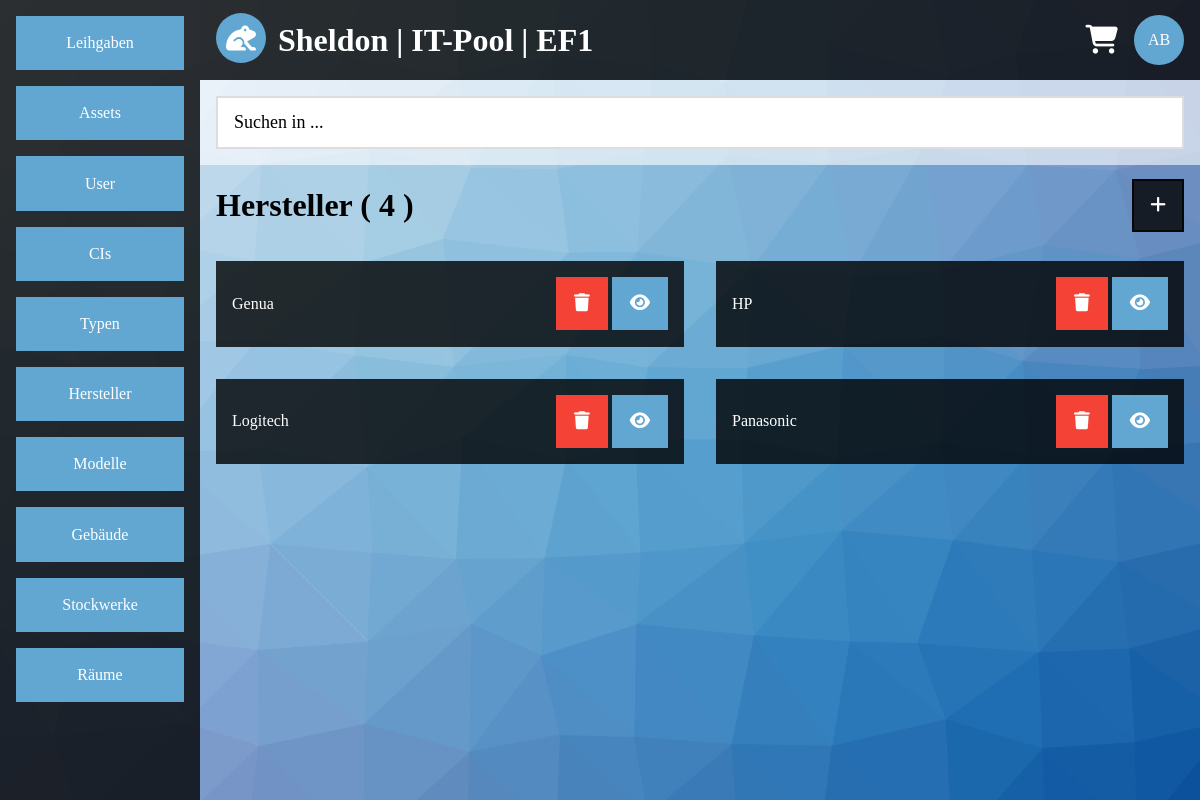
/list.php?category=vendor&site=0&amount=5 (signed in), run on the app's committed database.
### tables this page shows
CREATE TABLE IF NOT EXISTS `vendor` (
  `vendor_id` int(11) NOT NULL AUTO_INCREMENT,
  `vendor_name` varchar(200) NOT NULL,
  PRIMARY KEY (`vendor_id`),
  UNIQUE KEY `vendor_name` (`vendor_name`)
);

### list.php (the view, shortened to what this page needs)
<?php
require($_SERVER['DOCUMENT_ROOT'].'/include/config.inc.php');
$output = '';
$sql = mysqli_connect($app_sqlhost,$app_sqluser,$app_sqlpasswd,$app_sqldb);
if(!$sql)
{
	$output .= '<div class="container">';
	$output .= '<div class="content-center container white-alpha">';
	$output .= '<h1>Error</h1>';
	$output .= '<div class="panel black-alpha">';
	$output .= '<p>Es konnte keine Datenbankverbindung hergestellt werden.</p>';
	$output .= '</div>';
	$output .= '</div>';
	$output .= '</div>';
}
else
{
	$sql->query('SET NAMES UTF8');
	if(!empty($_GET))
	{
		if(empty($_GET['category']) || $_GET['site'] == "" || empty($_GET['amount']))
		{
			$output .= '<div class="container">';
			$output .= '<div class="content-center container white-alpha">';
			$output .= '<h1>Error</h1>';
			$output .= '<div class="panel black-alpha">';
			$output .= '<p>Es wurden nicht alle Daten gesendet.</p>';
			$output .= '</div>';
			$output .= '</div>';
			$output .= '</div>';
		}
		else
		{
			if(preg_match('/[^a-z]/',$_GET['category']) == 0)
			{
				$allowed_category = array('lend','asset','user','vendor','model','type','building','floor','room','ci');
				if(in_array($_GET['category'],$allowed_category))
				{
					if(preg_match('/[^0-9]/',$_GET['site']) == 0)
					{
						if(preg_match('/[^0-9]/',$_GET['amount']) == 0)
						{
							$allowed_amount = array(5,10,15);
							if(in_array($_GET['amount'],$allowed_amount))
							{
								$category_german = array('Leihgaben','Assets','User','Hersteller','Modelle','Typen','Geb&auml;ude','Stockwerke','R&auml;ume','CIs');
								$array_key = array_search($_GET['category'],$allowed_category);
								$archived_input = '';
								if($_GET['category'] == $allowed_category[0])
								{
									if($_GET['archived'] == "")
									{
										header('location:http://'.$_SERVER['HTTP_HOST'].'/list.php?category=lend&site=0&amount=5&archived=0');
										exit;
									}
									else
									{
										if(preg_match('/[^0-9]/',$_GET['archived']) == 0)
										{
											$allowed_archived = array(0,1);
											if(in_array($_GET['archived'],$allowed_archived))
											{
												$archived_input .= '<input type="hidden" name="archived" value="'.$_GET['archived'].'"/>';
												$query = sprintf("
												SELECT lend_id
												FROM lend
												WHERE lend_archived = '%s';",
												$sql->real_escape_string($_GET['archived']));
												$result = $sql->query($query);
												$amount_gs = mysqli_num_rows($result);
												if($amount_gs > 0)
												{
													if($_GET['site']*$_GET['amount'] >= $amount_gs)
													{
														$_GET['site'] = 0;
													}
													$i = 0;
													$output .= '<div class="container">';
													$output .= '<table class="block"><tr>';
													if($_GET['archived'] == $allowed_archived[0])
													{
														$output .= '<td class="col-l6"><h1>aktive '.$category_german[$array_key].' ( '.$amount_gs.' )</h1></td>';
														$output .= '<td class="col-l6 text-right"><a class="btn-default border border-black-alpha black-alpha hover-white-alpha hover-text-black-alpha" href="list.php?category='.$_GET['category'].'&site=0&amount=5&archived=1"><i class="fa-solid fa-file-zipper"></i></a></td>';
													}
													else if($_GET['archived'] == $allowed_archived[1])
													{
														$output .= '<td class="col-l6"><h1>archivierte '.$category_german[$array_key].' ( '.$amount_gs.' )</h1></td>';
														$output .= '<td class="col-l6 text-right"><a class="btn-default border border-black-alpha black-alpha hover-white-alpha hover-text-black-alpha" href="list.php?category='.$_GET['category'].'&site=0&amount=5&archived=0"><i class="fas fa-clock"></i></a></td>';
													}
													$output .= '</tr></table>';
													$output .= '</div>';
													$output .= '<ul class="flex block">';
													$query = sprintf("
													SELECT lend_id,user_name,user_vname,lend_user_id,lend_start
													FROM lend
													INNER JOIN user ON user_id = lend_user_id
													WHERE lend_archived = '%s'
													LIMIT %s,%s;",
													$sql->real_escape_string($_GET['archived']),
													$sql->real_escape_string($_GET['site']*$_GET['amount']),
													$sql->real_escape_string($_GET['amount']));
													$result = $sql->query($query);
													while($row = $result->fetch_array(MYSQLI_ASSOC))
													{
														$lend_start = date('d.m.Y',strtotime($row['lend_start']));
														if($i == 2)
														{
															$output .= '</ul>';
															$output .= '<ul class="flex block">';
															$i = 0;
														}
														$output .= '<li class="col-s12 col-m6 col-l6">';
														$output .= '<div class="text-center-medium text-center-small margin container display-container black-alpha">';
														$output .= '<p>'.$row['lend_user_id'].'</p>';
														$output .= '<p>'.$row['user_name'].', '.$row['user_vname'].'</p>';
														$output .= '<p>verliehen am '.$lend_start.'</p>';
														$output .= '<div class="container-large display-middle-right-large section-medium section-small">';
														$output .= '<a class="btn-default border border-light-blue light-blue hover-white hover-text-blue" href="view.php?category='.$_GET['category'].'&id='.$row['lend_id'].'"><i class="fas fa-eye"></i></a>';
														$output .= '</div>';
														$output .= '</div>';
														$output .= '</li>';
														$i++;
													}
													$output .= '</ul>';
												}
												else
												{
													$output .= '<div class="container">';
													$output .= '<div class="content-center container white-alpha">';
													$output .= '<h1>Info</h1>';
													$output .= '<div class="panel black-alpha">';
													$output .= '<p>Es wurden keine Eintr&auml;ge gefunden.</p>';
													$output .= '<p><a class="block btn-default border border-light-blue light-blue hover-white hover-text-blue" href="list.php?category='.$_GET['category'].'&site=0&amount=5&archived=0">aktive Leihgaben</a></p>';
													$output .= '<p><a class="block btn-default border border-light-blue light-blue hover-white hover-text-blue" href="list.php?category='.$_GET['category'].'&site=0&amount=5&archived=1">archivierte Leihgaben</a></p>';
													$output .= '</div>';
													$output .= '</div>';
													$output .= '</div>';
												}
											}
											else
											{
												header('location:http://'.$_SERVER['HTTP_HOST'].'/list.php?category=lend&site=0&amount=5&archived=0');
												exit;
											}
										}
										else
										{
											header('location:http://'.$_SERVER['HTTP_HOST'].'/list.php?category=lend&site=0&amount=5&archived=0');
											exit;
										}
									}
								}
								else
								{
									$query = sprintf("
									SELECT %s_id
									FROM %s;",
									$sql->real_escape_string($_GET['category']),
									$sql->real_escape_string($_GET['category']));
									$result = $sql->query($query);
									$amount_gs = mysqli_num_rows($result);
									if($amount_gs > 0)
									{
										$i = 0;
										$output .= '<div class="container">';
										$output .= '<table class="block"><tr>';
										$output .= '<td class="col-l6"><h1>'.$category_german[$array_key].' ( '.$amount_gs.' )</h1></td>';
										$output .= '<td class="col-l6"><div class="text-right"><a class="btn-default border border-black-alpha black-alpha hover-white-alpha hover-text-black-alpha" href="add.php?category='.$_GET['category'].'"><i class="fas fa-plus"></i></a></div></td>';
										$output .= '</tr></table>';
										$output .= '</div>';
										$output .= '<ul class="flex block">';
										if($_GET['category'] == $allowed_category[1])
										{
											$query = sprintf("
											SELECT asset_id,type_name,vendor_name,model_name,asset_serial,asset_locked
											FROM asset
											INNER JOIN type ON type_id = asset_type_id
											INNER JOIN vendor ON vendor_id = asset_vendor_id
											INNER JOIN model ON model_id = asset_model_id
											LIMIT %s,%s;",
											$sql->real_escape_string($_GET['site']*$_GET['amount']),
											$sql->real_escape_string($_GET['amount']));
											$result = $sql->query($query);
											while($row = $result->fetch_array(MYSQLI_ASSOC))
											{
												if($i == 2)
												{
													$output .= '</ul>';
													$output .= '<ul class="flex block">';
													$i = 0;
												}
												$output .= '<li class="col-s12 col-m6 col-l6">';
												$output .= '<div class="text-center-medium text-center-small margin container display-container black-alpha">';
												$output .= '<p>'.$row['type_name'].' / '.$row['vendor_name'].' / '.$row['model_name'].'</p>';
												$output .= '<p>'.$row['asset_serial'].'</p>';
												$output .= '<div class="container-large display-middle-right-large section-medium section-small">';
												$output .= '<a class="btn-default border border-red red hover-white hover-text-red" href="del.php?category='.$_GET['category'].'&id='.$row['asset_id'].'&returnto='.urlencode('http://'.$_SERVER['HTTP_HOST'].'/list.php?category='.$_GET['category'].'&site='.$_GET['site'].'&amount='.$_GET['amount']).'"><i class="fas fa-trash"></i></a> ';
												$output .= '<a class="btn-default border border-light-blue light-blue hover-white hover-text-blue" href="view.php?category='.$_GET['category'].'&id='.$row['asset_id'].'&tab=general"><i class="fas fa-eye"></i></a> ';
												if(!$row['asset_locked'])
												{
													$output .= '<a class="btn-default border border-light-blue light-blue hover-white hover-text-blue" href="cart.php?aktion=add&category='.$_GET['category'].'&id='.$row['asset_id'].'"><i class="fas fa-shopping-cart"></i> <i class="fas fa-plus"></i></a>';
												}
												$output .= '</div>';
												$output .= '</div>';
												$output .= '</li>';
												$i++;
											}
										}
										else
										{
											$query = sprintf("
											SELECT %s_id,%s_name
											FROM %s
											LIMIT %s,%s;",
											$sql->real_escape_string($_GET['category']),
											$sql->real_escape_string($_GET['category']),
											$sql->real_escape_string($_GET['category']),
											$sql->real_escape_string($_GET['site']*$_GET['amount']),
											$sql->real_escape_string($_GET['amount']));
											$result = $sql->query($query);
											while($row = $result->fetch_array(MYSQLI_NUM))
											{
												if($i == 2)
												{
													$output .= '</ul>';
													$output .= '<ul class="flex block">';
													$i = 0;
												}
												$output .= '<li class="col-s12 col-m6 col-l6">';
												$output .= '<div class="margin container black-alpha">';
												$output .= '<table class="block">';
												$output .= '<tr>';
												$output .= '<td>';
												$output .= '<p>'.$row[1].'</p>';
												$output .= '</td>';
												$output .= '<td>';
												$output .= '<p class="text-right">';
												$output .= '<a class="btn-default border border-red red hover-white hover-text-red" href="del.php?category='.$_GET['category'].'&id='.$row[0].'&returnto='.urlencode('http://'.$_SERVER['HTTP_HOST'].'/list.php?category='.$_GET['category'].'&site='.$_GET['site'].'&amount='.$_GET['amount']).'"><i class="fas fa-trash"></i></a> ';
												$output .= '<a class="btn-default border border-light-blue light-blue hover-white hover-text-blue" href="view.php?category='.$_GET['category'].'&id='.$row[0].'"><i class="fas fa-eye"></i></a>';
												$output .= '</p>';
												$output .= '</td>';
												$output .= '</tr>';
												$output .= '</table>';
												$output .= '</div>';
												$output .= '</li>';
												$i++;
											}
										}
										$output .= '</ul>';
									}
								}
							}
						}
					}
				}
			}
		}
	}
}
?>
<!DOCTYPE HTML>
<html lang="de">
	<head>
		<?php
		require($_SERVER['DOCUMENT_ROOT'].'/include/head.inc.php');
		?>
	</head>
	<body>
		<?php
		require($_SERVER['DOCUMENT_ROOT'].'/include/body.inc.php');
		?>
	</body>
</html>

### css/main.css (style rules this page uses)
* { box-sizing:border-box; }
html,body { margin:0; height:100vh; }
a { text-decoration:none; color:inherit; }
table { border-spacing:0px; margin:0; padding:0; }
table td { padding:0; }
ul { padding:0; margin:0; list-style-type:none; }
ul.flex, ul.flex-center { display:flex; flex-direction:row; }
ul.flex { flex-wrap:wrap; }
.block { width:100%; }
.container { padding:.1px 16px; display:block; }
.margin { margin:16px; }
.btn-default { display:inline-block; border:none; text-decoration:none; text-align:center; font-size:18px; padding:14px 16px; cursor:pointer; }
.black-alpha { background-color:rgba(0,0,0,0.8); color:#ffffff; }
.red { background-color:#f44336; color:#ffffff; }
.light-blue { background-color:#62a7d2; color:#ffffff; }
.border { border-width:2px; border-style:solid; }
.border-light-blue { border-color:#62a7d2; }
.border-red { border-color:#f44336; }
.border-black-alpha { border-color:rgba(0,0,0,0.8); }
.text-right { text-align:right; }
@media (min-width:993px) { .col-l6 { width:50%; } }

### data on the page
vendor: vendor_name "Genua"
vendor: vendor_name "HP"
vendor: vendor_name "Logitech"
vendor: vendor_name "Panasonic"

### other printed values
$app_org "EF1"
$initials "AB"
$category_german[$array_key] "Hersteller"
$amount_gs "4"
